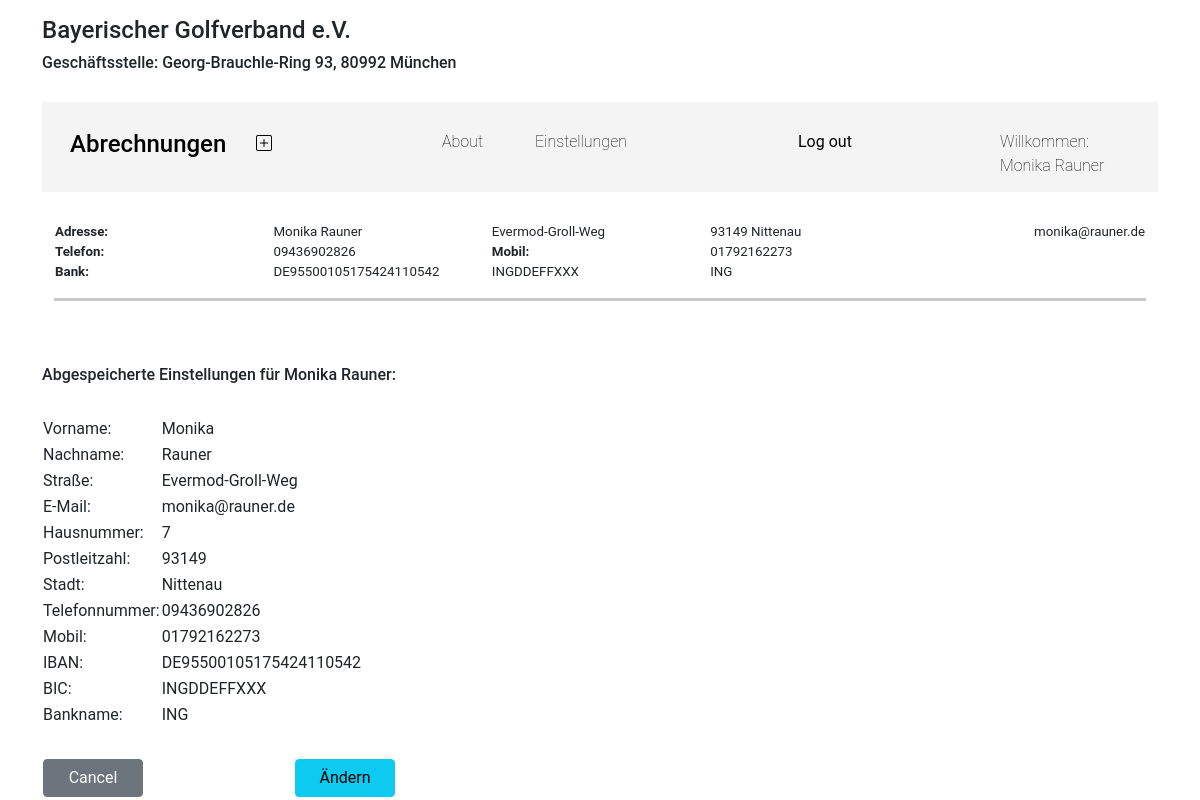
The app's page /referee/settings (signed in) with its own data.
### expenses/models.py (models this page shows, shortened)
class Referee(models.Model):
    author = models.ForeignKey('auth.User', on_delete=models.CASCADE)
    firstname = models.CharField(max_length=50)
    lastname = models.CharField(max_length=50)
    email = models.EmailField(default=' ')
    street = models.CharField(max_length=50)
    houseno = models.CharField(max_length=50)
    pid = models.IntegerField()
    city = models.CharField(max_length=50)
    telefon = models.CharField(max_length=20)
    mobile = models.CharField(max_length=20, default=' ', blank=True)
    IBAN = IBANField(include_countries=IBAN_SEPA_COUNTRIES)
    BIC = models.CharField(max_length=12, default='BIC')
    nameBank = models.CharField(max_length=30, default='Bankname')

### expenses/views.py (the view)
# urls.py: path('referee/settings', views.referee_settings, name='referee_settings'),
def referee_settings(request):
  author = request.user
  referee_list = Referee.objects.filter(author=author)
  context = {}
  if referee_list.count() > 0:
    referee_instance = referee_list.first()
    context['referee'] = referee_instance
    return render(request, 'expenses/referee_detail.html', context)
  else:
    form = RefereeForm()
    context['form'] = form
    context['author'] = request.user
    return render(request, 'expenses/referee_form.html', context)

### templates/expenses/referee_detail.html (shortened to what this page needs)
{% extends 'base.html' %}
{% block content %}
  {% if user.is_authenticated %}
    <br><br>
    <h6>Abgespeicherte Einstellungen für {{ user.first_name }}  {{ user.last_name }}:</h6>
    <br>
    <table>
      <tr><td class="label_l">Vorname: </td><td class="label_r">{{ referee.firstname }}</td></tr>
      <tr><td class="label">Nachname: </td><td>{{ referee.lastname }}</td></tr>
      <tr><td class="label">Straße: </td><td>{{ referee.street }}</td></tr>
      <tr><td class="label">E-Mail: </td><td>{{ referee.email }}</td></tr>
      <tr><td class="label">Hausnummer: </td><td>{{ referee.houseno }}</td></tr>
      <tr><td class="label">Postleitzahl: </td><td>{{ referee.pid }}</td></tr>
      <tr><td class="label">Stadt: </td><td>{{ referee.city }}</td></tr>
      <tr><td class="label">Telefonnummer: </td><td>{{ referee.telefon }}</td></tr>
      <tr><td class="label">Mobil: </td><td>{{ referee.mobile }}</td></tr>
      <tr><td class="label">IBAN: </td><td>{{ referee.IBAN }}</td></tr>
      <tr><td class="label">BIC: </td><td>{{ referee.BIC }}</td></tr>
      <tr><td class="label">Bankname: </td><td>{{ referee.nameBank }}</td></tr>
    </table>
    <table style="margin-top: 30px">
      <tr>
        <td><a style="margin-left: 0px;" class="btn btn-secondary" href="{% url 'expenses:event_list' %}">Cancel</a></td>
        <td><a style="margin-left: 150px;" class="btn btn-info" href="{% url 'expenses:referee_update' pk=referee.pk %}">Ändern</a></td>
      </tr>
    </table>
  {% endif %}
{% endblock content %}

### templates/base.html (shortened to what this page needs)
<!DOCTYPE html>
<html lang="de">
{% load static %}
<head>
<link href="https://cdn.jsdelivr.net/npm/bootstrap@5.0.0-alpha3/dist/css/bootstrap.min.css" rel="stylesheet">
<link rel="stylesheet" href="https://cdnjs.cloudflare.com/ajax/libs/bootstrap-datepicker/1.9.0/css/bootstrap-datepicker.min.css">
<link rel="stylesheet" href="https://cdnjs.cloudflare.com/ajax/libs/font-awesome/4.7.0/css/font-awesome.min.css">
  <link rel="stylesheet" href="{% static 'expenses.css' %}">
</head>
<body>
  <div class="container">
    <h4>Bayerischer Golfverband e.V.</h4>
    <h6>Geschäftsstelle: Georg-Brauchle-Ring 93, 80992 München</h6>
    <div class="row nav">
      {% if user.is_authenticated %}
        <li class="nav-item nav-brand col-sm-2">
          <a class="nav-link active" href="{% url 'expenses:event_list' %}"><h4>Abrechnungen</h4></a>
        </li>
        <li class="nav-item col-sm-2">
          <a class="nav-link" href="{% url 'expenses:event_add' %}">{% include 'plus-square.svg' %} </a>
        </li>
        <li class="nav-item col-sm-1">
          <a class="nav-link" href="{% url 'expenses:about' %}">About</a>
        </li>
        <li class="nav-item col-sm-3">
          <a class="nav-link" href="{% url 'expenses:referee_settings' %}">Einstellungen</a>
        </li>
        <li class="nav-item col-sm-2">
          <form id="logout-form" action="{% url 'logout' %}" method="post">
            <button type="submit">Log out</button>
          </form>
        </li>
        <li class="nav-item col-sm-2">
          <a class="nav-link" href="#">Willkommen: {{ user.first_name}} {{ user.last_name}}</a>
        </li>
      {% endif %}
    </div>
    <div>
      {% if user.is_authenticated %}
        <div class="container">
          <table class="table-referee">
            <tr>
              <td class="td-bold">Adresse:</td>
              <td>{{ referee.firstname }} {{ referee.lastname }}</td>
              <td>{{ referee.street }}</td>
              <td>{{ referee.pid }} {{ referee.city }}</td>
              <td style="text-align: right">{{ referee.email }}</td>
              </tr>
              <tr>
                <td class="td-bold">Telefon:</td>
              <td>{{ referee.telefon }} </td>
              <td class="td-bold">Mobil:</td>
              <td>{{ referee.mobile }}</td>
              <td></td>
              </tr>
              <tr>
                <td class="td-bold">Bank:</td>
              <td>{{ referee.IBAN }}</td>
              <td>{{ referee.BIC }}</td>
              <td>{{ referee.nameBank }}</td>
              <td></td>
              </tr>
            </table>
            <hr style="height:3px;">
        </div>
      {% else %}
        <div class="container">
        <p>Bitte einloggen!</p>
        </div>
      {% endif %}
    </div>
  </div>
  <div class="container">
    {% block content %}
    {% endblock content%}
  </div>
</body>
</html>

### static/expenses.css (style rules this page uses)
body { font-family: "Roboto", "Lucida Grande", "DejaVu Sans", "Bitstream Vera Sans", Verdana, Arial, sans-serif; }
.nav-link { color: black; }
.nav { height: 90px; padding-top: 20px; vertical-align: center; background-color: #f4f4f4; margin: 30px 0; }
.nav-brand { font-weight: bold; font-size: larger; font-family: "Roboto", "Lucida Grande", "DejaVu Sans", "Bitstream Vera Sans", Verdana, Arial, sans-serif; }
.btn { width: 100px; }
#logout-form { display: inline; }
#logout-form button { background: none; border: none; cursor: pointer; padding: 0; margin-top: 8px; text-decoration: none; }
.label { width: 40px; text-align:left; }
.label_r { width: 40px; text-align:left; }
.label_l { width: 25px; text-align:left; }
a { font-weight: lighter; }
.table-referee { width: 100%; font-size: smaller; }
.table-referee tr { line-height: 18px; }
.table-referee td { width: 20%; }
.td-bold { font-weight: bold; }

### records on screen
Referee: firstname "Monika", lastname "Rauner", street "Evermod-Groll-Weg", pid "93149", city "Nittenau", email "monika@rauner.de", telefon "09436902826", mobile "01792162273", IBAN "DE95500105175424110542", BIC "INGDDEFFXXX", nameBank "ING", houseno "7"

### other values on screen
{{ user.first_name }} "Monika"
{{ user.last_name }} "Rauner"
